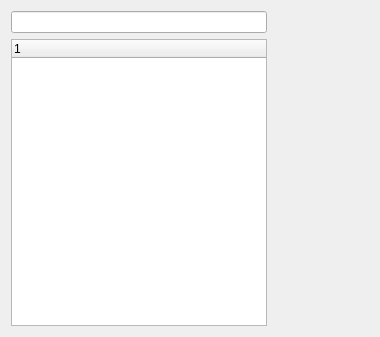
<?xml version="1.0" encoding="UTF-8"?>
<ui version="4.0">
 <class>stdcomqt5treeewidget</class>
 <widget class="QWidget" name="stdcomqt5treeewidget">
  <property name="geometry">
   <rect>
    <x>0</x>
    <y>0</y>
    <width>380</width>
    <height>337</height>
   </rect>
  </property>
  <property name="windowTitle">
   <string>Selection</string>
  </property>
  <layout class="QHBoxLayout" name="horizontalLayout_2">
   <item>
    <layout class="QHBoxLayout" name="horizontalLayout">
     <item>
      <layout class="QVBoxLayout" name="verticalLayout">
       <item>
        <widget class="QLineEdit" name="lineEditLabel">
         <property name="readOnly">
          <bool>true</bool>
         </property>
        </widget>
       </item>
       <item>
        <widget class="QTreeWidget" name="TreeWidget">
         <column>
          <property name="text">
           <string notr="true">1</string>
          </property>
         </column>
        </widget>
       </item>
      </layout>
     </item>
     <item>
      <spacer name="horizontalSpacer">
       <property name="orientation">
        <enum>Qt::Horizontal</enum>
       </property>
       <property name="sizeHint" stdset="0">
        <size>
         <width>40</width>
         <height>20</height>
        </size>
       </property>
      </spacer>
     </item>
    </layout>
   </item>
  </layout>
 </widget>
 <resources/>
 <connections/>
</ui>
